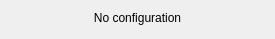
<?xml version="1.0" encoding="UTF-8"?>
<ui version="4.0">
 <class>tlinsWPilotSetVelocityMeasurment</class>
 <widget class="QWidget" name="tlinsWPilotSetVelocityMeasurment">
  <property name="geometry">
   <rect>
    <x>0</x>
    <y>0</y>
    <width>275</width>
    <height>39</height>
   </rect>
  </property>
  <property name="windowTitle">
   <string>Form</string>
  </property>
  <layout class="QVBoxLayout" name="verticalLayout">
   <item>
    <widget class="QLabel" name="label">
     <property name="text">
      <string>No configuration</string>
     </property>
     <property name="alignment">
      <set>Qt::AlignCenter</set>
     </property>
    </widget>
   </item>
   <item>
    <spacer name="verticalSpacer">
     <property name="orientation">
      <enum>Qt::Vertical</enum>
     </property>
     <property name="sizeHint" stdset="0">
      <size>
       <width>20</width>
       <height>40</height>
      </size>
     </property>
    </spacer>
   </item>
  </layout>
 </widget>
 <resources/>
 <connections/>
</ui>
